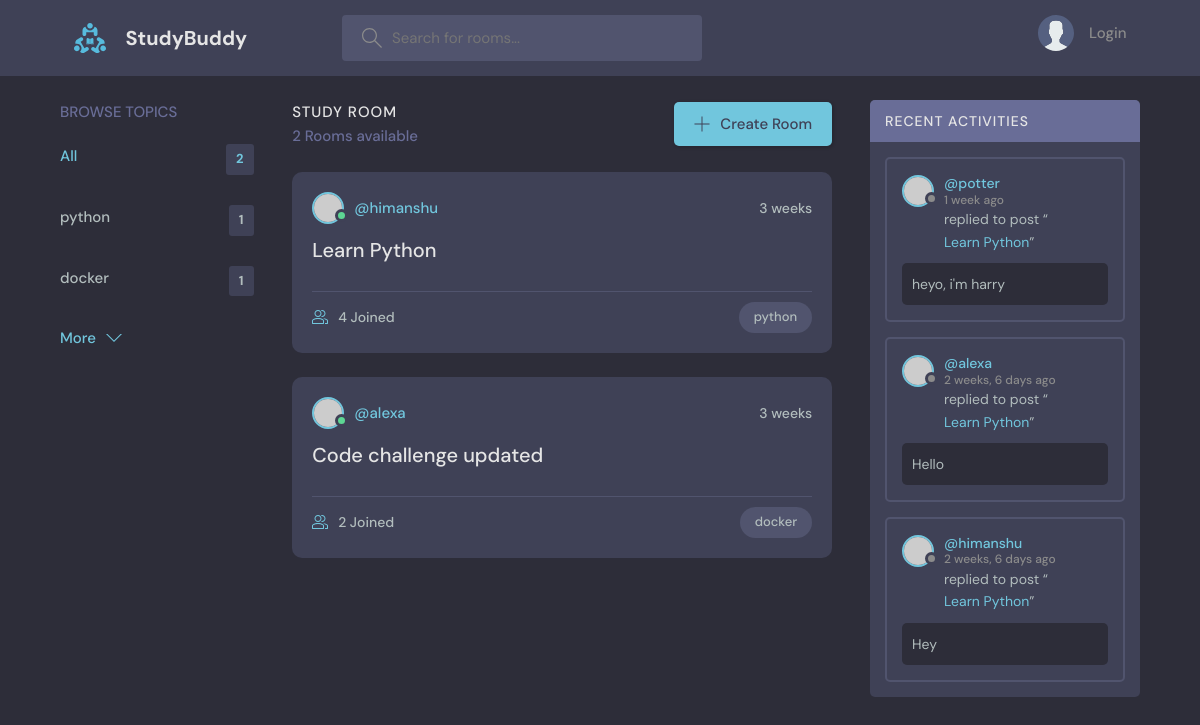
/, run on an earlier commit of the app's database.
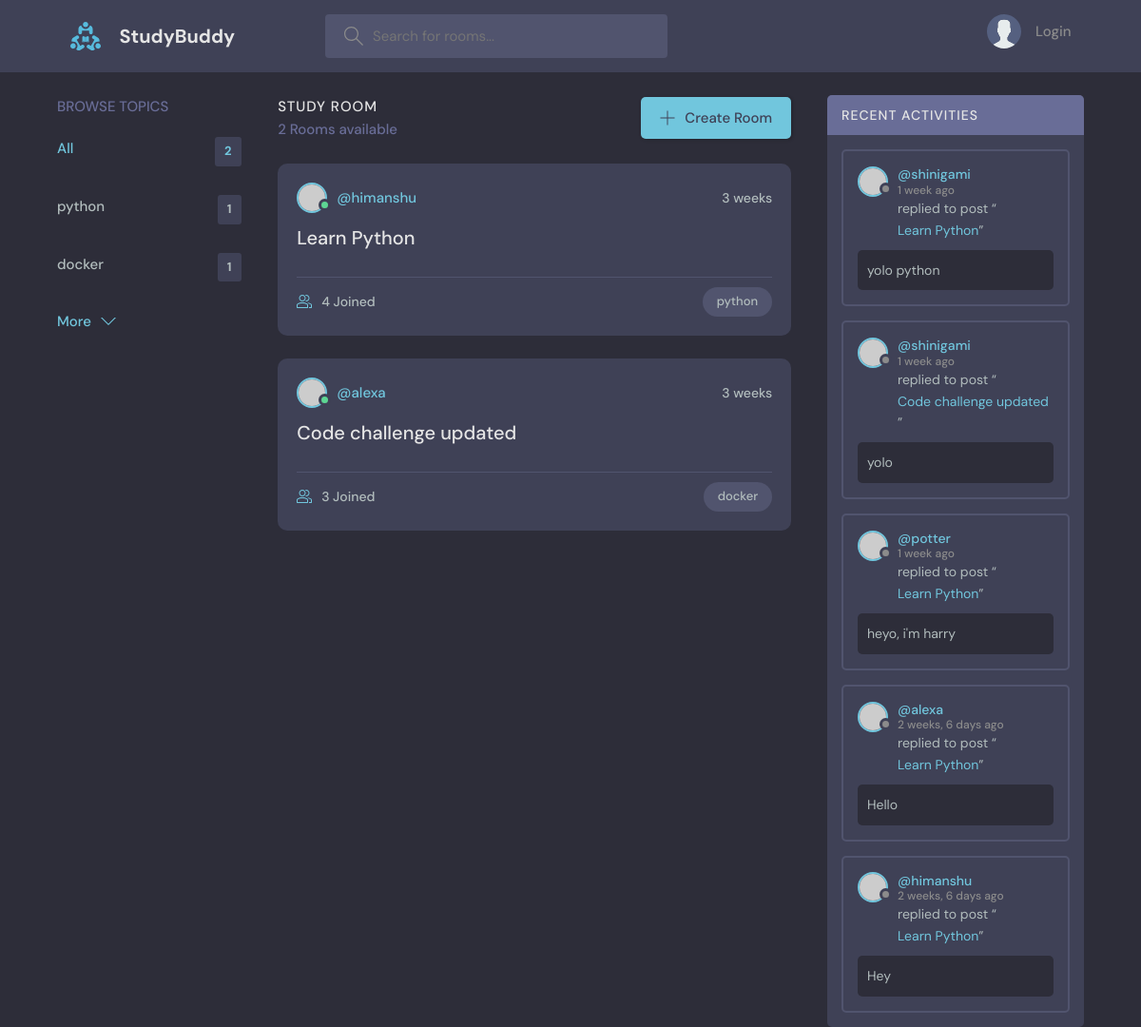
And on a later commit of the database.
### base/models.py (models this page shows, shortened)
class Topic(models.Model):
    name = models.CharField(max_length=200)

class Room(models.Model):
    host = models.ForeignKey(User, on_delete=models.SET_NULL, null=True)
    topic = models.ForeignKey(Topic, on_delete=models.SET_NULL, null=True)
    name = models.CharField(max_length=200)
    description = models.TextField(null=True, blank=True)
    participants = models.ManyToManyField(User, related_name='participants')
    updated = models.DateTimeField(auto_now = True)
    created = models.DateTimeField(auto_now_add=True)
    class Meta:
        ordering = ['-updated','-created']
    def __str__(self):
        return self.name

class Message(models.Model):
    user = models.ForeignKey(User, on_delete=models.CASCADE)
    room = models.ForeignKey(Room, on_delete=models.CASCADE)
    body = models.TextField()
    updated = models.DateTimeField(auto_now = True)
    created = models.DateTimeField(auto_now_add=True)
    class Meta:
        ordering = ['-updated','-created']

### base/views.py (the view)
# urls.py: path('',views.home, name='home'),
def home(request):
    q = request.GET.get('q') if request.GET.get('q')!=None else ''
    rooms = Room.objects.filter(
        Q(topic__name__icontains=q) |
        Q(name__icontains=q) |
        Q(description__icontains=q)
        )
    room_count =  rooms.count()
    topics = Topic.objects.all()[0:5]
    room_messages = Message.objects.filter(Q(room__topic__name__icontains=q))
    context = {'rooms':rooms,'topics':topics,'room_count':room_count , 'room_messages':room_messages}
    return render(request,'base/home.html',context)

### base/templates/base/home.html (shortened to what this page needs)
{% extends 'main.html' %}
{% block content %}
    <main class="layout layout--3">
      <div class="container">
        {% include 'base/topics_component.html' %}
        <div class="roomList">
          <div class="roomList__header">
            <div>
              <h2>Study Room</h2>
              <p>{{room_count}} Rooms available</p>
            </div>
            <a class="btn btn--main" href="{% url 'create-room' %}">
              <svg version="1.1" xmlns="http://www.w3.org/2000/svg" width="32" height="32" viewBox="0 0 32 32">
                <title>add</title>
                <path
                  d="M16.943 0.943h-1.885v14.115h-14.115v1.885h14.115v14.115h1.885v-14.115h14.115v-1.885h-14.115v-14.115z"
                ></path>
              </svg>
              Create Room
            </a>
          </div>
          {% include 'base/feed_component.html' %}
        </div>
        {% include 'base/activity_component.html' %}
      </div>
    </main>
{% endblock %}

### base/templates/base/topics_component.html
<div class="topics">
    <div class="topics__header">
      <h2>Browse Topics</h2>
    </div>
    <ul class="topics__list">
      <li>
        <a href="{% url 'home' %}" class="active">All <span>{{topics.count}}</span></a>
      </li>
      {% for topic in topics %}
      <li>
        <a href = "{% url 'home' %}?q={{topic.name}}">{{ topic.name }}<span>{{topic.room_set.all.count}}</span></a>
      </li>
      {% endfor %}
    </ul>
    <a class="btn btn--link" href="{% url 'topics' %}">
      More
      <svg version="1.1" xmlns="http://www.w3.org/2000/svg" width="32" height="32" viewBox="0 0 32 32">
        <title>chevron-down</title>
        <path d="M16 21l-13-13h-3l16 16 16-16h-3l-13 13z"></path>
      </svg>
    </a>
  </div>

### base/templates/base/feed_component.html (shortened to what this page needs)
{% for room in rooms %}
<div class="roomListRoom">
    <div class="roomListRoom__header">
      <a href="{% url 'user-profile' room.host.id %}" class="roomListRoom__author">
        <div class="avatar avatar--small active">
          <img src="https://randomuser.me/api/portraits/men/11.jpg" />
        </div>
        <span>@{{room.host.username}}</span>
      </a>
      <div class="roomListRoom__actions">
        <span>{{room.created|timesince}}</span>
      </div>
    </div>
    <div class="roomListRoom__content">
      <a href="{% url 'room' room.id %}">{{room.name}}</a>
    </div>
    <div class="roomListRoom__meta">
      <a href="{% url 'room' room.id %}" class="roomListRoom__joined">
        {{room.participants.all.count}} Joined
      </a>
      <p class="roomListRoom__topic">{{room.topic.name}}</p>
    </div>
  </div>
  {% endfor %}

### base/templates/base/activity_component.html (shortened to what this page needs)
<div class="activities">
    <div class="activities__header">
      <h2>Recent Activities</h2>
    </div>
    {% for message in room_messages %}
    <div class="activities__box">
      <div class="activities__boxHeader roomListRoom__header">
        <a href="{% url 'user-profile' message.user.id %}" class="roomListRoom__author">
          <div class="avatar avatar--small">
            <img src="https://randomuser.me/api/portraits/women/11.jpg" />
          </div>
          <p>
            @{{message.user}}
            <span>{{message.created|timesince}} ago</span>
          </p>
        </a>
      </div>
      <div class="activities__boxContent">
        <p>replied to post “<a href="{% url 'room' message.room.id %}">{{message.room}}</a>”</p>
        <div class="activities__boxRoomContent">
          {{message.body}}
        </div>
      </div>
    </div>
    {% endfor %}
  </div>

What changed in the data, as far as the page shows it:
computed for Room "Code challenge updated": participants.all.count "2" → "3"
added Message: user "shinigami", created "1 week", room "Learn Python", body "yolo python"
added Message: user "shinigami", created "1 week", room "Code challenge updated", body "yolo"
